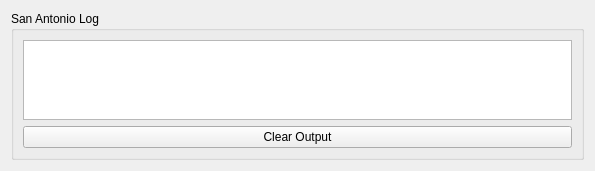
<?xml version="1.0" encoding="UTF-8"?>
<ui version="4.0">
 <class>SanAntonioLog</class>
 <widget class="QWidget" name="SanAntonioLog">
  <property name="geometry">
   <rect>
    <x>0</x>
    <y>0</y>
    <width>595</width>
    <height>171</height>
   </rect>
  </property>
  <property name="sizePolicy">
   <sizepolicy hsizetype="Preferred" vsizetype="Preferred">
    <horstretch>0</horstretch>
    <verstretch>0</verstretch>
   </sizepolicy>
  </property>
  <property name="windowTitle">
   <string>Form</string>
  </property>
  <property name="autoFillBackground">
   <bool>false</bool>
  </property>
  <layout class="QGridLayout" name="gridLayout">
   <item row="0" column="0">
    <widget class="QGroupBox" name="sa_log_box">
     <property name="title">
      <string>San Antonio Log</string>
     </property>
     <layout class="QGridLayout" name="gridLayout_6">
      <item row="0" column="0">
       <widget class="QTextEdit" name="sa_log_text">
        <property name="readOnly">
         <bool>true</bool>
        </property>
        <property name="acceptRichText">
         <bool>true</bool>
        </property>
       </widget>
      </item>
      <item row="1" column="0">
       <widget class="QPushButton" name="sa_log_clear_btn">
        <property name="text">
         <string>Clear Output</string>
        </property>
       </widget>
      </item>
     </layout>
    </widget>
   </item>
  </layout>
 </widget>
 <resources/>
 <connections/>
</ui>
